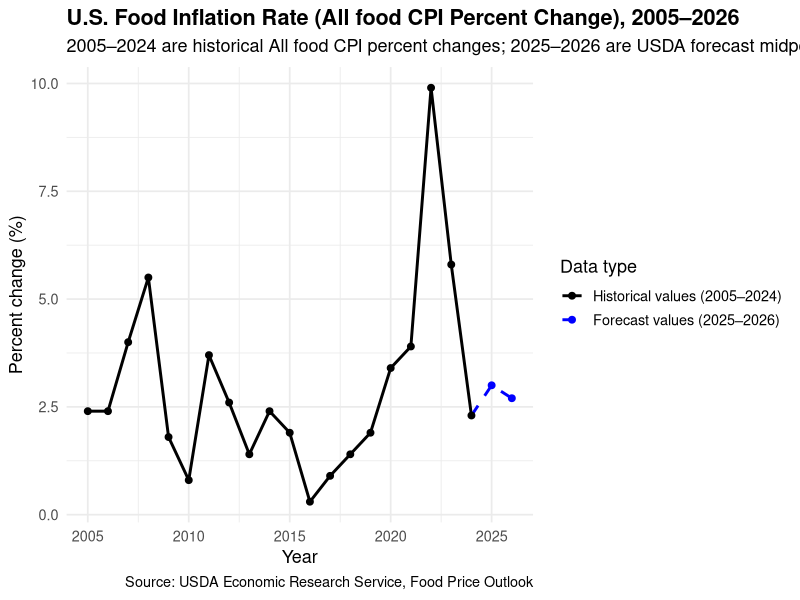
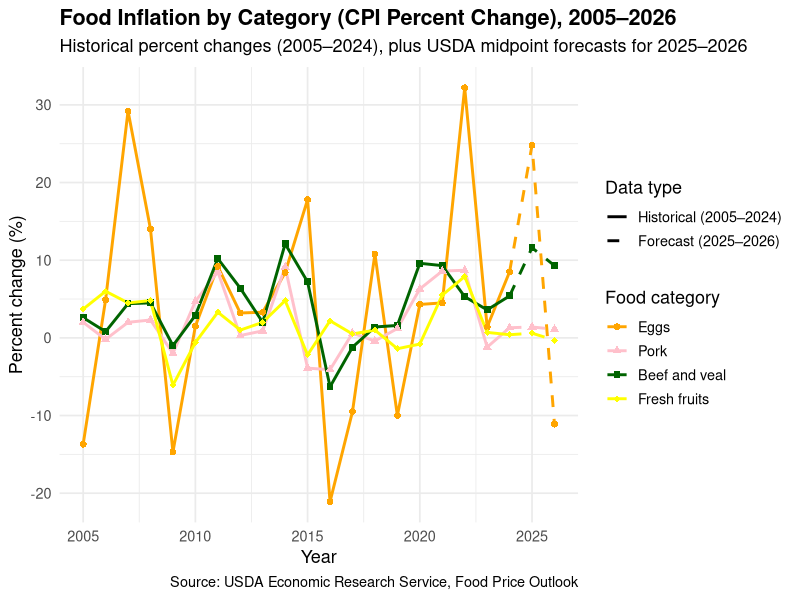
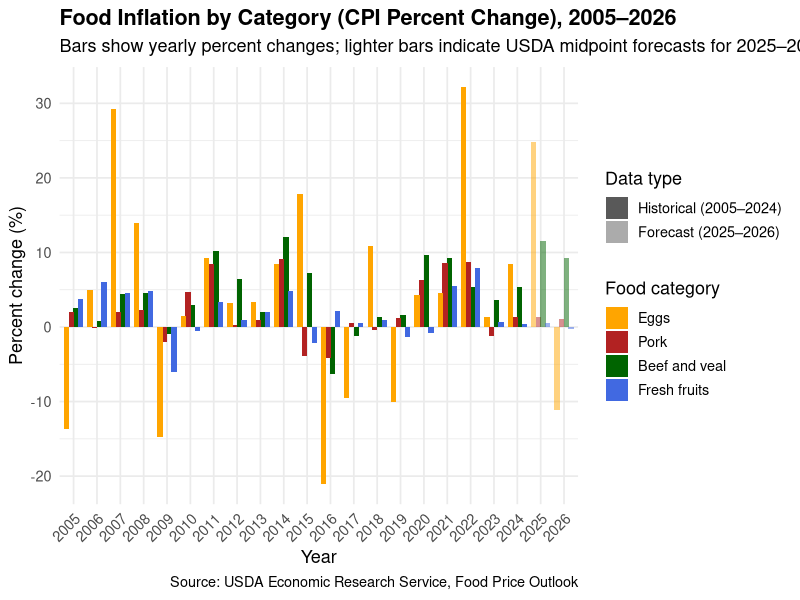
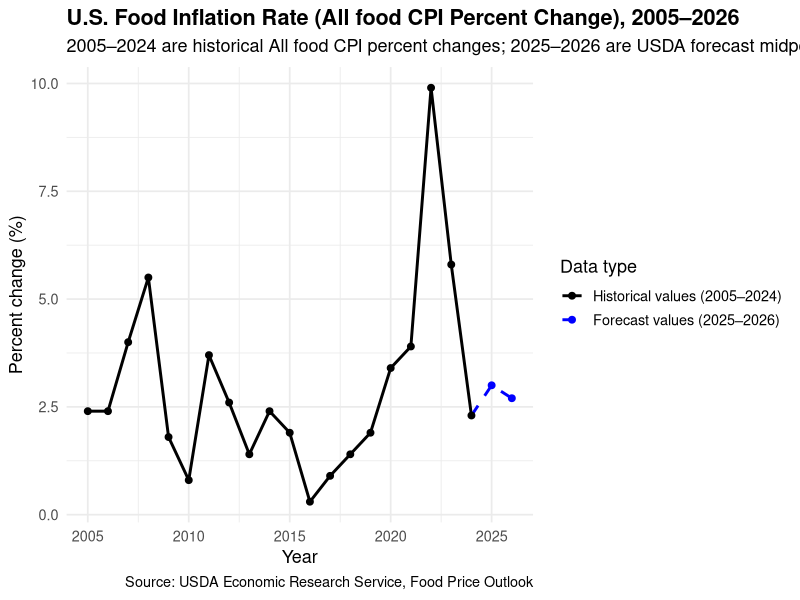
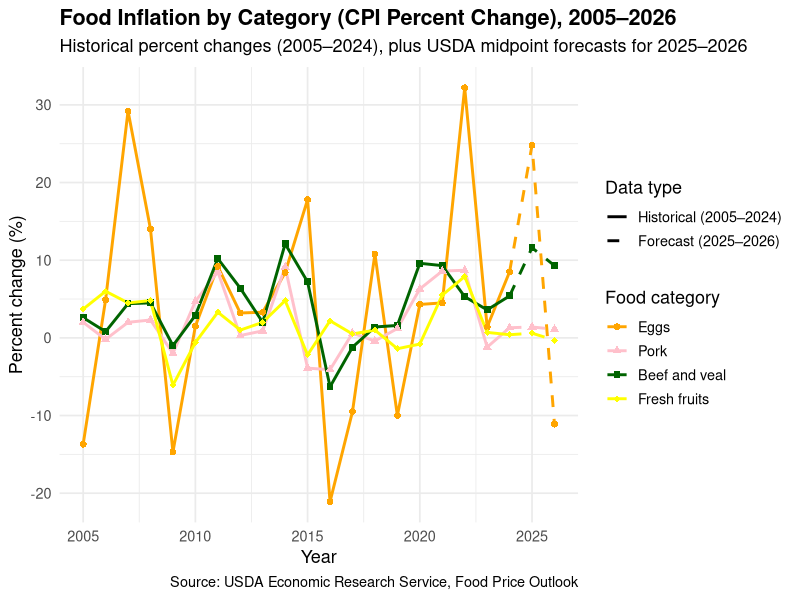
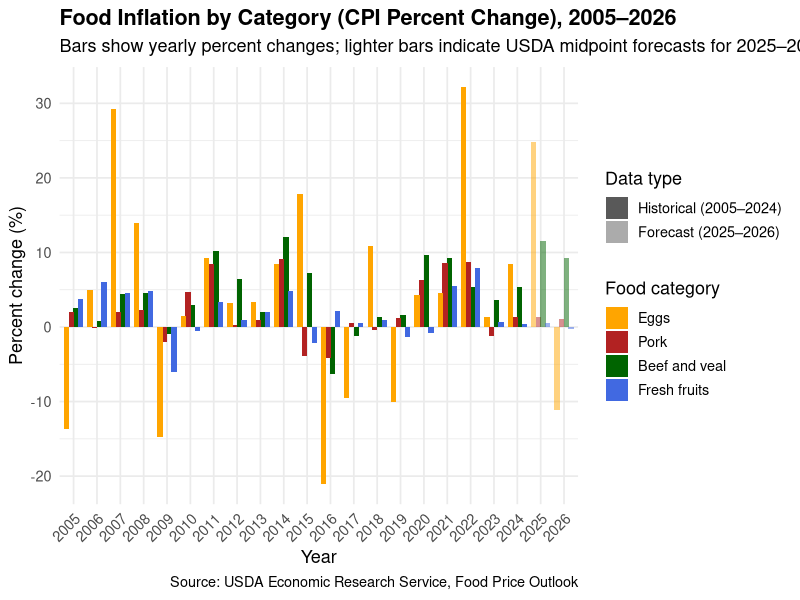

Source code (R) for these figures, in order:
## ---- chunk 1
#| echo: false
# Code Header: Written and Reviewed by Ashley Song and Ting Huang
# Following the Tidyverse Style Guide

library(tidyverse)
library(knitr)
## ---- chunk 2
#| echo: false
#| fig-cap: "All food CPI percent change (historical values and USDA forecast midpoints), 2005–2026."
#| fig-alt: "Time-series line chart of U.S. All food CPI percent change by year from 2005 to 2026. Historical values from 2005–2024 appear as a solid black line with points, and forecast midpoint values for 2025–2026 appear as a dashed blue line with points. The x-axis is Year and the y-axis is Percent change (%)."

# Code Header: Primary Author: Ting Huang | Reviewer: Ashley Song

# (Code runs here to produce the figure; code is hidden in the PDF body.)
# Install tidyverse 
library(tidyverse)
library(knitr)

historical_raw <- read_csv("Data Sources (CSV)/historicalcpi.csv")
forecast_raw   <- read_csv("Data Sources (CSV)/CPIForecast.csv")

allfood_hist <- historical_raw %>%
  filter(str_detect(`Consumer Price Index item`, "All food"),
         Year >= 2005, Year <= 2024) %>%
  mutate(Year = as.integer(Year)) %>%
  rename(pct_change = `Percent change`) %>%
  mutate(type = "Historical") %>%
  select(Year, pct_change, type)

allfood_fc <- forecast_raw %>%
  filter(`Top-level` == "All food") %>%
  filter(is.na(Aggregate)) %>%
  filter(Attribute %in% c("Mid point of prediction interval 2025",
                          "Mid point of prediction interval 2026")) %>%
  mutate(
    Year       = parse_number(Attribute),
    pct_change = Value,
    type       = "Forecast"
  ) %>%
  select(Year, pct_change, type)

forecast_line <- allfood_hist %>%
  filter(Year == 2024) %>%
  mutate(type = "Forecast") %>%
  bind_rows(allfood_fc %>% mutate(type = "Forecast"))

lines_df <- bind_rows(
  allfood_hist %>% mutate(type = "Historical"),
  forecast_line
) %>%
  mutate(type = factor(type, levels = c("Historical", "Forecast")))

points_df <- bind_rows(
  allfood_hist %>% mutate(type = "Historical"),
  allfood_fc   %>% mutate(type = "Forecast")
) %>%
  mutate(type = factor(type, levels = c("Historical", "Forecast")))

food_cpi_plot <- ggplot(lines_df,
                        aes(x = Year,
                            y = pct_change,
                            linetype = type,
                            color    = type)) +
  geom_line(linewidth = 1) +
  geom_point(data = points_df,
             aes(x = Year, y = pct_change,
                 color = type),
             size = 2) +
  scale_linetype_manual(
    name   = "Data type",
    breaks = c("Historical", "Forecast"),
    values = c("Historical" = "solid",
               "Forecast"   = "dashed"),
    labels = c("Historical values (2005–2024)",
               "Forecast values (2025–2026)")
  ) +
  scale_color_manual(
    name   = "Data type",
    breaks = c("Historical", "Forecast"),
    values = c("Historical" = "black",
               "Forecast"   = "blue"),
    labels = c("Historical values (2005–2024)",
               "Forecast values (2025–2026)")
  ) +
  labs(
    title    = "U.S. Food Inflation Rate (All food CPI Percent Change), 2005–2026",
    subtitle = "2005–2024 are historical All food CPI percent changes; 2025–2026 are USDA forecast midpoints",
    x        = "Year",
    y        = "Percent change (%)",
    caption  = "Source: USDA Economic Research Service, Food Price Outlook"
  ) +
  theme_minimal(base_size = 13) +
  theme(
    legend.position = "right",
    plot.title      = element_text(face = "bold"),
    plot.subtitle   = element_text(margin = margin(b = 8))
  )

food_cpi_plot
## ---- chunk 3
#| echo: false
#| fig-cap: "Food CPI percent change by category (historical values and USDA forecast midpoints), 2005–2026."
#| fig-alt: "Multi-line time-series plot of CPI percent change from 2005 to 2026 for Eggs, Pork, Beef and veal, and Fresh fruits. Historical values (2005–2024) are shown with solid lines and points, and forecast midpoints (2025–2026) are shown as dashed extensions. The x-axis is Year and the y-axis is Percent change (%). Colors and shapes distinguish food categories, and a legend identifies historical versus forecast line types."

# Code Header: Primary Author: Ting Huang | Reviewer: Ashley Song

items4 <- c("Eggs", "Pork", "Beef and veal", "Fresh fruits")

hist_4items <- historical_raw %>%
  filter(`Consumer Price Index item` %in% items4,
         Year >= 2005, Year <= 2024) %>%
  mutate(
    item       = `Consumer Price Index item`,
    Year       = as.integer(Year),
    pct_change = `Percent change`,
    type       = "Historical"
  ) %>%
  select(item, Year, pct_change, type)

eggs_fc <- forecast_raw %>%
  filter(`Top-level` == "All food",
         Aggregate   == "Food at home",
         `Mid-level` == "Eggs",
         str_detect(Attribute, "Mid point of prediction interval")) %>%
  mutate(
    item       = "Eggs",
    Year       = parse_number(Attribute),
    pct_change = Value,
    type       = "Forecast"
  ) %>%
  filter(Year %in% c(2025, 2026)) %>%
  select(item, Year, pct_change, type)

pork_fc <- forecast_raw %>%
  filter(`Top-level` == "All food",
         Aggregate   == "Food at home",
         `Mid-level` == "Meats, poultry, and fish",
         `Low-level` == "Meats",
         Disaggregate == "Pork",
         str_detect(Attribute, "Mid point of prediction interval")) %>%
  mutate(
    item       = "Pork",
    Year       = parse_number(Attribute),
    pct_change = Value,
    type       = "Forecast"
  ) %>%
  filter(Year %in% c(2025, 2026)) %>%
  select(item, Year, pct_change, type)

beef_fc <- forecast_raw %>%
  filter(`Top-level` == "All food",
         Aggregate   == "Food at home",
         `Mid-level` == "Meats, poultry, and fish",
         `Low-level` == "Meats",
         Disaggregate == "Beef and veal",
         str_detect(Attribute, "Mid point of prediction interval")) %>%
  mutate(
    item       = "Beef and veal",
    Year       = parse_number(Attribute),
    pct_change = Value,
    type       = "Forecast"
  ) %>%
  filter(Year %in% c(2025, 2026)) %>%
  select(item, Year, pct_change, type)

freshfruits_fc <- forecast_raw %>%
  filter(`Top-level` == "All food",
         Aggregate   == "Food at home",
         `Mid-level` == "Fruits and vegetables",
         `Low-level` == "Fresh fruits and vegetables",
         `Disaggregate` == "Fresh fruits",
         str_detect(Attribute, "Mid point of prediction interval")) %>%
  mutate(
    item       = "Fresh fruits",
    Year       = parse_number(Attribute),
    pct_change = Value,
    type       = "Forecast"
  ) %>%
  filter(Year %in% c(2025, 2026)) %>%
  select(item, Year, pct_change, type)

fc_4items <- bind_rows(eggs_fc, pork_fc, beef_fc, freshfruits_fc)

forecast_line_4items <- hist_4items %>%
  filter(Year == 2024) %>%
  mutate(type = "Forecast") %>%
  bind_rows(fc_4items)

lines_4items <- bind_rows(hist_4items, forecast_line_4items) %>%
  mutate(
    type = factor(type, levels = c("Historical", "Forecast")),
    item = factor(item, levels = c("Eggs", "Pork", "Beef and veal", "Fresh fruits"))
  )

points_4items <- bind_rows(hist_4items, fc_4items) %>%
  mutate(
    type = factor(type, levels = c("Historical", "Forecast")),
    item = factor(item, levels = c("Eggs", "Pork", "Beef and veal", "Fresh fruits"))
  )

cpi_4items_plot <- ggplot(lines_4items,
                          aes(x = Year,
                              y = pct_change,
                              color    = item,
                              linetype = type)) +
  geom_line(linewidth = 1) +
  geom_point(data = points_4items,
             aes(shape = item, color = item),
             size = 2) +
  scale_linetype_manual(
    name   = "Data type",
    values = c("Historical" = "solid",
               "Forecast"   = "dashed"),
    labels = c("Historical (2005–2024)",
               "Forecast (2025–2026)")
  ) +
  scale_color_manual(
    name   = "Food category",
    values = c("Eggs"          = "orange",
               "Pork"          = "pink",
               "Beef and veal" = "darkgreen",
               "Fresh fruits"  = "yellow")
  ) +
  scale_shape_manual(
    name   = "Food category",
    values = c("Eggs"          = 16,
               "Pork"          = 17,
               "Beef and veal" = 15,
               "Fresh fruits"  = 18)
  ) +
  labs(
    title    = "Food Inflation by Category (CPI Percent Change), 2005–2026",
    subtitle = "Historical percent changes (2005–2024), plus USDA midpoint forecasts for 2025–2026",
    x        = "Year",
    y        = "Percent change (%)",
    caption  = "Source: USDA Economic Research Service, Food Price Outlook"
  ) +
  theme_minimal(base_size = 13) +
  theme(
    legend.position = "right",
    plot.title      = element_text(face = "bold"),
    plot.subtitle   = element_text(margin = margin(b = 8))
  )

cpi_4items_plot
## ---- chunk 4
#| echo: false
#| fig-cap: "Grouped bar chart comparing CPI percent change across food categories, 2005–2026."
#| fig-alt: "Grouped bar chart of CPI percent change by year for Eggs, Pork, Beef and veal, and Fresh fruits from 2005 to 2026. Different colors represent categories, and bar transparency indicates data type: historical values are more opaque and forecast values are lighter. The x-axis is Year and the y-axis is Percent change (%)."

# Code Header: Primary Author: Ting Huang | Reviewer: Ashley Song

cpi_4items_all <- bind_rows(hist_4items, fc_4items) %>% 
  mutate(
    type = factor(type, levels = c("Historical", "Forecast")),
    item = factor(item, levels = c("Eggs", "Pork", "Beef and veal", "Fresh fruits"))
  )

cpi_4items_bar <- ggplot(
  cpi_4items_all,
  aes(x = factor(Year),
      y = pct_change,
      fill  = item,
      alpha = type)
) +
  geom_col(position = position_dodge(width = 0.8)) +
  scale_fill_manual(
    name   = "Food category",
    values = c("Eggs"          = "orange",
               "Pork"          = "firebrick",
               "Beef and veal" = "darkgreen",
               "Fresh fruits"  = "royalblue")
  ) +
  scale_alpha_manual(
    name   = "Data type",
    values = c("Historical" = 1,
               "Forecast"   = 0.5),
    labels = c("Historical (2005–2024)",
               "Forecast (2025–2026)")
  ) +
  labs(
    title    = "Food Inflation by Category (CPI Percent Change), 2005–2026",
    subtitle = "Bars show yearly percent changes; lighter bars indicate USDA midpoint forecasts for 2025–2026",
    x        = "Year",
    y        = "Percent change (%)",
    caption  = "Source: USDA Economic Research Service, Food Price Outlook"
  ) +
  theme_minimal(base_size = 13) +
  theme(
    legend.position = "right",
    plot.title      = element_text(face = "bold"),
    plot.subtitle   = element_text(margin = margin(b = 8)),
    axis.text.x     = element_text(angle = 45, hjust = 1)
  )

cpi_4items_bar
## ---- chunk 5
#| echo: false
#| tbl-cap: "Summary statistics for CPI percent change by category (historical values 2005–2024) with USDA forecast midpoints for 2025–2026."
# Code Header: Primary Author: Ting Huang | Reviewer: Ashley Song

summary_4items <- hist_4items %>%
  group_by(item) %>%
  summarise(
    mean_2005_2024 = mean(pct_change, na.rm = TRUE),
    min_2005_2024  = min(pct_change, na.rm = TRUE),
    max_2005_2024  = max(pct_change, na.rm = TRUE)
  ) %>%
  left_join(
    fc_4items %>%
      select(item, Year, pct_change) %>%
      tidyr::pivot_wider(
        names_from  = Year,
        values_from = pct_change,
        names_prefix = "forecast_"
      ),
    by = "item"
  ) %>%
  mutate(
    across(where(is.numeric), ~ round(.x, 1))
  ) %>%
  arrange(item)

summary_4items_pretty <- summary_4items %>%
  rename(
    Item                 = item,
    `Mean 2005–2024 (%)` = mean_2005_2024,
    `Min 2005–2024 (%)`  = min_2005_2024,
    `Max 2005–2024 (%)`  = max_2005_2024,
    `Forecast 2025 (%)`  = forecast_2025,
    `Forecast 2026 (%)`  = forecast_2026
  ) %>%
  mutate(
    across(where(is.numeric), ~ round(.x, 1))
  ) %>%
  arrange(Item)

knitr::kable(summary_4items_pretty, align = "lcccccc")
## ---- chunk 6
#| echo: true
# Code Header: Primary Author: Ashley Song & Ting Huang | Reviewer: Both

# Install tidyverse 
library(tidyverse)
library(knitr)

# Load CPI data (reproducible within GitHub)
historical_raw <- read_csv("Data Sources (CSV)/historicalcpi.csv")
forecast_raw   <- read_csv("Data Sources (CSV)/CPIForecast.csv")

# Open both datasets in spreadsheet view (RStudio)
View(historical_raw) 
View(forecast_raw)   

# All food CPI (Historical: 2005–2024)
allfood_hist <- historical_raw %>%
  filter(str_detect(`Consumer Price Index item`, "All food"),
         Year >= 2005, Year <= 2024) %>%
  mutate(Year = as.integer(Year)) %>%
  rename(pct_change = `Percent change`) %>%
  mutate(type = "Historical") %>%
  select(Year, pct_change, type)

View(allfood_hist)

# All food CPI (Forecast midpoints: 2025–2026)
allfood_fc <- forecast_raw %>%
  filter(`Top-level` == "All food") %>%
  filter(is.na(Aggregate)) %>%
  filter(Attribute %in% c("Mid point of prediction interval 2025",
                          "Mid point of prediction interval 2026")) %>%
  mutate(
    Year       = parse_number(Attribute),
    pct_change = Value,
    type       = "Forecast"
  ) %>%
  select(Year, pct_change, type)

View(allfood_fc)

# Combine historical + forecast into one dataset
allfood_cpi <- bind_rows(allfood_hist, allfood_fc) %>%
  arrange(Year)

View(allfood_cpi)

# Build helper datasets so the forecast line starts at 2024 (last historical point)
forecast_line <- allfood_hist %>%
  filter(Year == 2024) %>%
  mutate(type = "Forecast") %>%
  bind_rows(allfood_fc %>%
              mutate(type = "Forecast"))

lines_df <- bind_rows(
  allfood_hist %>% mutate(type = "Historical"),
  forecast_line
) %>%
  mutate(type = factor(type, levels = c("Historical", "Forecast")))

points_df <- bind_rows(
  allfood_hist %>% mutate(type = "Historical"),
  allfood_fc   %>% mutate(type = "Forecast")
) %>%
  mutate(type = factor(type, levels = c("Historical", "Forecast")))

# Plot 1: All food CPI percent change (Historical vs Forecast)
food_cpi_plot <- ggplot(lines_df,
                        aes(x = Year,
                            y = pct_change,
                            linetype = type,
                            color    = type)) +
  geom_line(linewidth = 1) +
  geom_point(data = points_df,
             aes(x = Year, y = pct_change,
                 color = type),
             size = 2) +
  scale_linetype_manual(
    name   = "Data type",
    breaks = c("Historical", "Forecast"),
    values = c("Historical" = "solid",
               "Forecast"   = "dashed"),
    labels = c("Historical values (2005–2024)",
               "Forecast values (2025–2026)")
  ) +
  scale_color_manual(
    name   = "Data type",
    breaks = c("Historical", "Forecast"),
    values = c("Historical" = "black",
               "Forecast"   = "blue"),
    labels = c("Historical values (2005–2024)",
               "Forecast values (2025–2026)")
  ) +
  labs(
    title    = "U.S. Food Inflation Rate (All food CPI Percent Change), 2005–2026",
    subtitle = "2005–2024 are historical All food CPI percent changes; 2025–2026 are USDA forecast midpoints",
    x        = "Year",
    y        = "Percent change (%)",
    caption  = "Source: USDA Economic Research Service, Food Price Outlook"
  ) +
  theme_minimal(base_size = 13) +
  theme(
    legend.position = "right",
    plot.title      = element_text(face = "bold"),
    plot.subtitle   = element_text(margin = margin(b = 8))
  )

food_cpi_plot

# Four categories: Eggs, Pork, Beef and veal, Fresh fruits
items4 <- c("Eggs", "Pork", "Beef and veal", "Fresh fruits")

# Historical data for the four categories (2005–2024)
hist_4items <- historical_raw %>%
  filter(`Consumer Price Index item` %in% items4,
         Year >= 2005, Year <= 2024) %>%
  mutate(
    item       = `Consumer Price Index item`,
    Year       = as.integer(Year),
    pct_change = `Percent change`,
    type       = "Historical"
  ) %>%
  select(item, Year, pct_change, type)

View(hist_4items)

# Forecast midpoints for 2025–2026 for each category
eggs_fc <- forecast_raw %>%
  filter(`Top-level` == "All food",
         Aggregate   == "Food at home",
         `Mid-level` == "Eggs",
         str_detect(Attribute, "Mid point of prediction interval")) %>%
  mutate(
    item       = "Eggs",
    Year       = parse_number(Attribute),
    pct_change = Value,
    type       = "Forecast"
  ) %>%
  filter(Year %in% c(2025, 2026)) %>%
  select(item, Year, pct_change, type)

pork_fc <- forecast_raw %>%
  filter(`Top-level` == "All food",
         Aggregate   == "Food at home",
         `Mid-level` == "Meats, poultry, and fish",
         `Low-level` == "Meats",
         Disaggregate == "Pork",
         str_detect(Attribute, "Mid point of prediction interval")) %>%
  mutate(
    item       = "Pork",
    Year       = parse_number(Attribute),
    pct_change = Value,
    type       = "Forecast"
  ) %>%
  filter(Year %in% c(2025, 2026)) %>%
  select(item, Year, pct_change, type)

beef_fc <- forecast_raw %>%
  filter(`Top-level` == "All food",
         Aggregate   == "Food at home",
         `Mid-level` == "Meats, poultry, and fish",
         `Low-level` == "Meats",
         Disaggregate == "Beef and veal",
         str_detect(Attribute, "Mid point of prediction interval")) %>%
  mutate(
    item       = "Beef and veal",
    Year       = parse_number(Attribute),
    pct_change = Value,
    type       = "Forecast"
  ) %>%
  filter(Year %in% c(2025, 2026)) %>%
  select(item, Year, pct_change, type)

freshfruits_fc <- forecast_raw %>%
  filter(`Top-level` == "All food",
         Aggregate   == "Food at home",
         `Mid-level` == "Fruits and vegetables",
         `Low-level` == "Fresh fruits and vegetables",
         `Disaggregate` == "Fresh fruits",
         str_detect(Attribute, "Mid point of prediction interval")) %>%
  mutate(
    item       = "Fresh fruits",
    Year       = parse_number(Attribute),
    pct_change = Value,
    type       = "Forecast"
  ) %>%
  filter(Year %in% c(2025, 2026)) %>%
  select(item, Year, pct_change, type)

# Combine the four category forecasts (8 rows total)
fc_4items <- bind_rows(eggs_fc, pork_fc, beef_fc, freshfruits_fc)

View(fc_4items)

# Make the dashed forecast segment start at 2024 for each category
forecast_line_4items <- hist_4items %>%
  filter(Year == 2024) %>%
  mutate(type = "Forecast") %>%
  bind_rows(fc_4items)

lines_4items <- bind_rows(hist_4items, forecast_line_4items) %>%
  mutate(
    type = factor(type, levels = c("Historical", "Forecast")),
    item = factor(item, levels = c("Eggs", "Pork", "Beef and veal", "Fresh fruits"))
  )

points_4items <- bind_rows(hist_4items, fc_4items) %>%
  mutate(
    type = factor(type, levels = c("Historical", "Forecast")),
    item = factor(item, levels = c("Eggs", "Pork", "Beef and veal", "Fresh fruits"))
  )

# Plot 2: Four-category trend comparison (color + shape by category, dashed forecasts)
cpi_4items_plot <- ggplot(lines_4items,
                          aes(x = Year,
                              y = pct_change,
                              color    = item,
                              linetype = type)) +
  geom_line(linewidth = 1) +
  geom_point(data = points_4items,
             aes(shape = item, color = item),
             size = 2) +
  scale_linetype_manual(
    name   = "Data type",
    values = c("Historical" = "solid",
               "Forecast"   = "dashed"),
    labels = c("Historical (2005–2024)",
               "Forecast (2025–2026)")
  ) +
  scale_color_manual(
    name   = "Food category",
    values = c("Eggs"          = "orange",
               "Pork"          = "pink",
               "Beef and veal" = "darkgreen",
               "Fresh fruits"  = "yellow")
  ) +
  scale_shape_manual(
    name   = "Food category",
    values = c("Eggs"          = 16,
               "Pork"          = 17,
               "Beef and veal" = 15,
               "Fresh fruits"  = 18)
  ) +
  labs(
    title    = "Food Inflation by Category (CPI Percent Change), 2005–2026",
    subtitle = "Historical percent changes (2005–2024), plus USDA midpoint forecasts for 2025–2026",
    x        = "Year",
    y        = "Percent change (%)",
    caption  = "Source: USDA Economic Research Service, Food Price Outlook"
  ) +
  theme_minimal(base_size = 13) +
  theme(
    legend.position = "right",
    plot.title      = element_text(face = "bold"),
    plot.subtitle   = element_text(margin = margin(b = 8))
  )

cpi_4items_plot

# Combine historical + forecast for bar chart view
cpi_4items_all <- bind_rows(hist_4items, fc_4items) %>% 
  mutate(
    type = factor(type, levels = c("Historical", "Forecast")),
    item = factor(item, levels = c("Eggs", "Pork", "Beef and veal", "Fresh fruits"))
  )

# Plot 3: Grouped bar chart (alpha indicates historical vs forecast)
cpi_4items_bar <- ggplot(
  cpi_4items_all,
  aes(x = factor(Year),
      y = pct_change,
      fill  = item,
      alpha = type)
) +
  geom_col(position = position_dodge(width = 0.8)) +
  scale_fill_manual(
    name   = "Food category",
    values = c("Eggs"          = "orange",
               "Pork"          = "firebrick",
               "Beef and veal" = "darkgreen",
               "Fresh fruits"  = "royalblue")
  ) +
  scale_alpha_manual(
    name   = "Data type",
    values = c("Historical" = 1,
               "Forecast"   = 0.5),
    labels = c("Historical (2005–2024)",
               "Forecast (2025–2026)")
  ) +
  labs(
    title    = "Food Inflation by Category (CPI Percent Change), 2005–2026",
    subtitle = "Bars show yearly percent changes; lighter bars indicate USDA midpoint forecasts for 2025–2026",
    x        = "Year",
    y        = "Percent change (%)",
    caption  = "Source: USDA Economic Research Service, Food Price Outlook"
  ) +
  theme_minimal(base_size = 13) +
  theme(
    legend.position = "right",
    plot.title      = element_text(face = "bold"),
    plot.subtitle   = element_text(margin = margin(b = 8)),
    axis.text.x     = element_text(angle = 45, hjust = 1)
  )

cpi_4items_bar

# Summary table: historical mean/min/max (2005–2024) + forecast midpoints (2025–2026)
summary_4items <- hist_4items %>%
  group_by(item) %>%
  summarise(
    mean_2005_2024 = mean(pct_change, na.rm = TRUE),
    min_2005_2024  = min(pct_change, na.rm = TRUE),
    max_2005_2024  = max(pct_change, na.rm = TRUE)
  ) %>%
  left_join(
    fc_4items %>%
      select(item, Year, pct_change) %>%
      tidyr::pivot_wider(
        names_from  = Year,
        values_from = pct_change,
        names_prefix = "forecast_"
      ),
    by = "item"
  ) %>%
  mutate(
    across(where(is.numeric), ~ round(.x, 1))
  ) %>%
  arrange(item)

summary_4items

# Cleaned version of the summary table
summary_4items_pretty <- summary_4items %>%
  rename(
    Item                 = item,
    `Mean 2005–2024 (%)` = mean_2005_2024,
    `Min 2005–2024 (%)`  = min_2005_2024,
    `Max 2005–2024 (%)`  = max_2005_2024,
    `Forecast 2025 (%)`  = forecast_2025,
    `Forecast 2026 (%)`  = forecast_2026
  ) %>%
  mutate(
    across(where(is.numeric), ~ round(.x, 1))
  ) %>%
  arrange(Item)

View(summary_4items_pretty)
